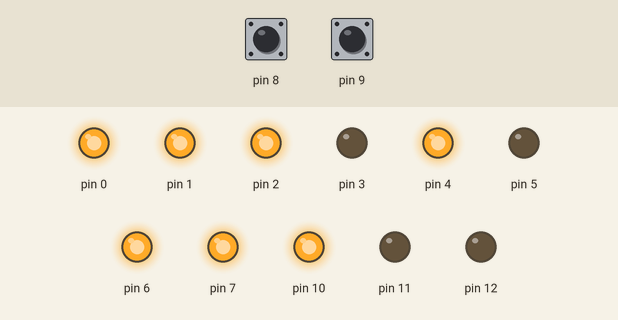
This sketch was run on a simulated Arduino Uno, built with avr-gcc and run on an emulated ATmega328P. Parts: output pins drawn as LEDs (lit = HIGH). The inputs (shaded band) are chosen by the test bench; at power-on: pin 9 HIGH, pin 8 HIGH.

Above: at 1.4 s.
1.5 s: pin 9 pulled LOW for 3.2 s
At 6.0 s:
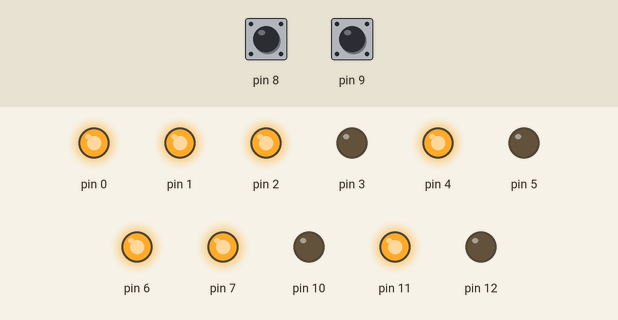
6.2 s: pin 9 pulled LOW for 3.2 s
At 10.9 s:
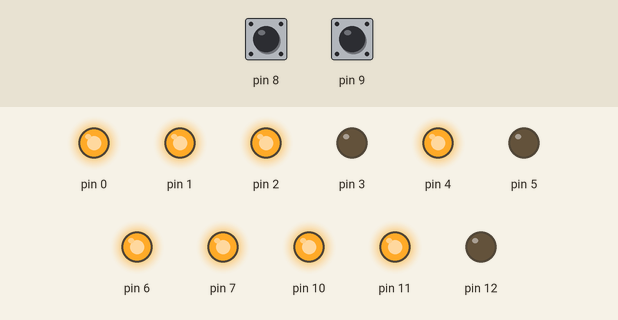
11.3 s: pin 9 pulled LOW for 1.65 s
At 14.8 s:
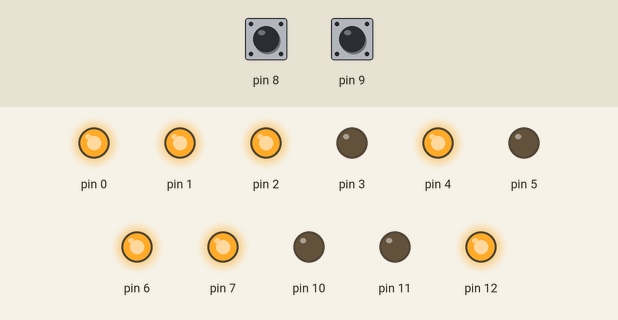
Timing chart, 0 to 20.6 s (numbered marks = the images above; inputs shaded):
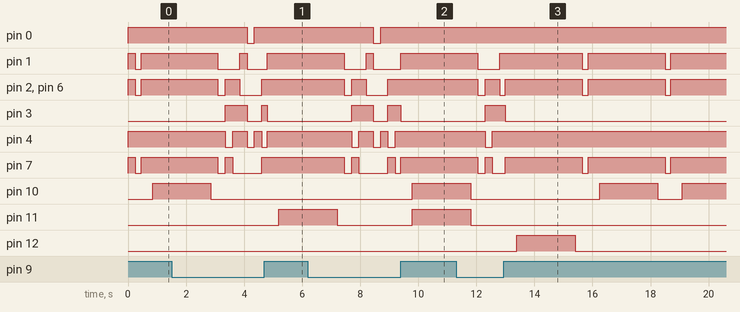

Measured:
- after the input at 1.5 s, pin 0: HIGH → LOW after 2.6 s, → HIGH 0.25 s later; pin 1: LOW → HIGH after 2.4 s, → LOW 0.25 s later, → HIGH 0.70 s later
- after the input at 6.2 s, pin 0: HIGH → LOW after 2.3 s, → HIGH 0.25 s later; pin 3: LOW → HIGH after 1.5 s, → LOW 0.75 s later, → HIGH 0.50 s later, → LOW 0.45 s later; pin 4: goes LOW 0.25 s, HIGH 0.50 s, LOW 0.25 s, HIGH 0.25 s, LOW 0.25 s, then HIGH, starting after 1.5 s
- after the input at 11.3 s, pin 3: LOW → HIGH after 1.0 s, → LOW 0.70 s later; pin 4: HIGH → LOW after 1.0 s, → HIGH 0.25 s later; pin 12: LOW → HIGH after 2.1 s, → LOW 2.0 s later

The sketch:

calculadora_arduino.ino
```cpp
static const char display7[] = {0xD7, 0x11, 0xCD, 0x5D, 0x1B}; //Array com numeros do display

#define SetBit(RES, BIT)(RES |= (1 << BIT)) // Por BIT em nível alto
#define ClrBit(RES, BIT)(RES &= ~ (1 << BIT)) // Por BIT em nível baixo
#define TstBit(RES, BIT)(RES &  (1 << BIT)) // testar BIT, retorna 0 ou 1
#define CplBit(RES, BIT)(RES ^= (1 << BIT)) // Inverter estado do BIT

int valor1, valor2, res;
int MAX = 4;
int cont = 0;
int estado = 0;
// Estado do sistema: 0, 1, 2
// 0: entrada do primeiro valor
// 1: entrada do segundo valor
// 2: cálculo efetuado e resultado

void exibeDisplay(int hex)
{
  PORTD = hex;
  delay(200);
}

void exibeResposta(int valor)
{
  switch (valor) {
    case 8:
      ClrBit(PORTB, PB2);
      ClrBit(PORTB, PB3);
      ClrBit(PORTB, PB4);
      break;
    case 7:
      SetBit(PORTB, PB2);
      SetBit(PORTB, PB3);
      SetBit(PORTB, PB4);
      break;
    case 6:
      ClrBit(PORTB, PB2);
      SetBit(PORTB, PB3);
      SetBit(PORTB, PB4);
      break;
    case 5:
      SetBit(PORTB, PB2);
      ClrBit(PORTB, PB3);
      SetBit(PORTB, PB4);
      break;
    case 4:
      ClrBit(PORTB, PB2);
      ClrBit(PORTB, PB3);
      SetBit(PORTB, PB4);
      break;
    case 3:
      SetBit(PORTB, PB2);
      SetBit(PORTB, PB3);
      ClrBit(PORTB, PB4);
      break;
    case 2:
      ClrBit(PORTB, PB2);
      SetBit(PORTB, PB3);
      ClrBit(PORTB, PB4);
      break;
    case 1:
      SetBit(PORTB, PB2);
      ClrBit(PORTB, PB3);
      ClrBit(PORTB, PB4);
      break;
    case 0:
      ClrBit(PORTB, PB2);
      ClrBit(PORTB, PB3);
      ClrBit(PORTB, PB4);
      break;
  }
  delay(2000);
}

void setup()
{
  DDRD = 0xFF;

  ClrBit(DDRB,   PB0);
  ClrBit(DDRB,   PB1);
  SetBit(DDRB,   PB2);
  SetBit(DDRB,   PB3);
  SetBit(DDRB,   PB4);

  SetBit(PORTB,   PB0);
  SetBit(PORTB,   PB1);
  ClrBit(PORTB,   PB2);
  ClrBit(PORTB,   PB3);
  ClrBit(PORTB,   PB4);

  exibeDisplay(display7[cont]);
}

void loop()
{
  //Acrescentador dos numeros (botão 1)
  if (TstBit(PINB, PB0)) {
    delay(50);
    cont++;
    exibeDisplay(display7[cont]);
    if (cont > MAX) cont = 0;
  }

  //Captura valores e calcula (botão 2)
  if (TstBit(PINB, PB1) && estado == 0) {
    valor1 = cont;
    estado = 1;
    cont = 0;

    exibeDisplay(display7[cont]);
  }

  if (TstBit(PINB, PB1) && estado == 1) {
    valor2 = cont;
    estado = 2;
    cont = 0;

    exibeDisplay(display7[cont]);

    res = valor1 + valor2;
    exibeResposta(res);
  }

  if (estado == 2) {
    estado = 0;
    cont = 0;

    ClrBit(PORTB,   PB2);
    ClrBit(PORTB,   PB3);
    ClrBit(PORTB,   PB4);
    exibeDisplay(display7[cont]);
  }
}
```
